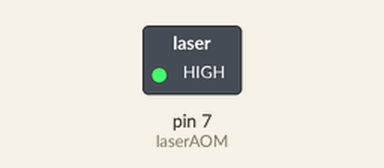
Simulated run of this sketch. Board: Arduino Uno, built with avr-gcc and run on an emulated ATmega328P. Shown: switched loads named in the sketch (green lamp = pin HIGH).

Above: at 0.1 s.
Timing chart, 0 to 1.6 s (numbered marks = the images above):
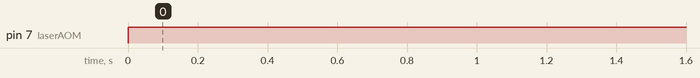

Measured:
- by itself, pin 7 (laserAOM): LOW → HIGH at 0.00 s

The sketch:

rtwt_lasertest.ino
```cpp
int laserAOM = 7;
void setup() {
  // put your setup code here, to run once:
pinMode(laserAOM, OUTPUT);
}

void loop() {
  // put your main code here, to run repeatedly:
digitalWrite(laserAOM, HIGH);
//delay(2);
//digitalWrite(laserAOM, LOW);
//delay(6000);
}
```
